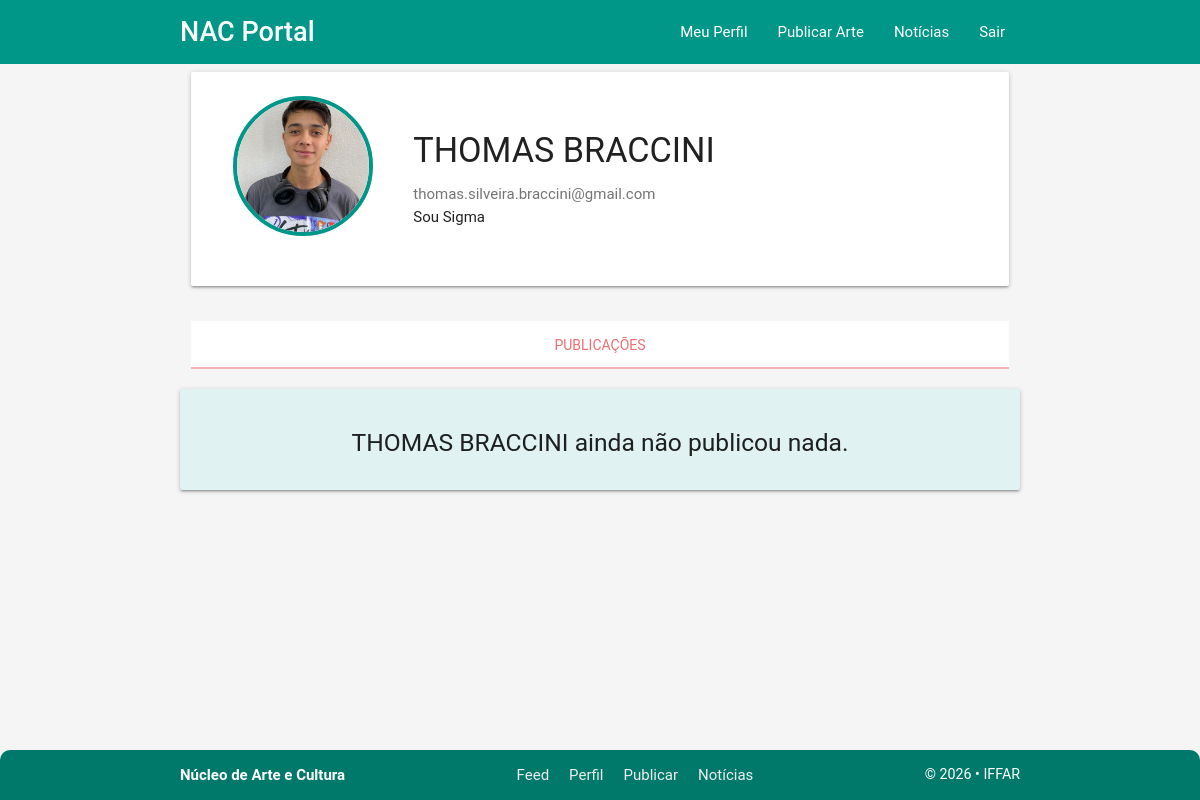
Before: /meu_perfil/usuarios_perfil.php?id=79 with the older database file.
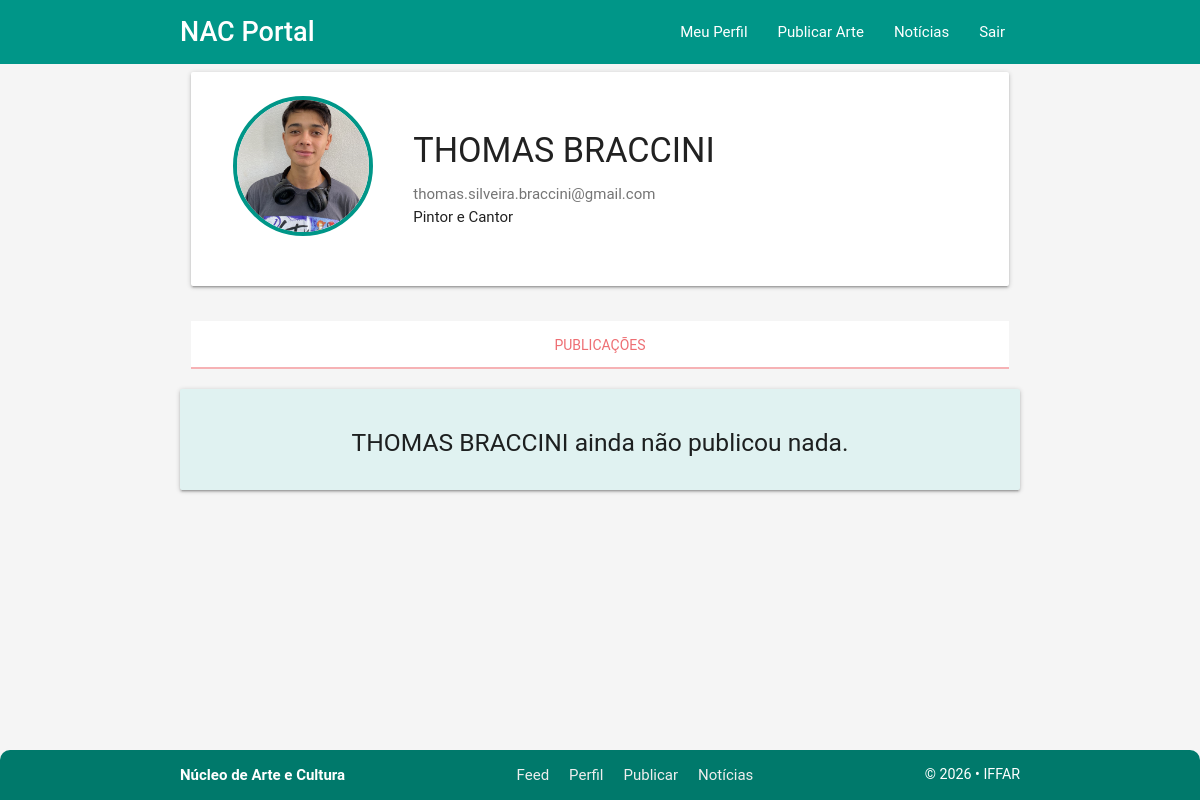
After: the same page with the newer database file.
### tables this page shows
CREATE TABLE IF NOT EXISTS `usuario` (
  `id_usuario` int NOT NULL AUTO_INCREMENT,
  `nome` varchar(150) NOT NULL,
  `email` varchar(255) NOT NULL,
  `senha` varchar(255) NOT NULL,
  `preferencias` text,
  `data_cadastro` datetime DEFAULT CURRENT_TIMESTAMP,
  `deleted_at` datetime DEFAULT NULL,
  `verificado` tinyint(1) DEFAULT '0',
  `codigo_verificacao` varchar(10) DEFAULT NULL,
  `codigo_expira_em` int DEFAULT NULL,
  `token_recuperacao` varchar(32) DEFAULT NULL,
  `token_expira_em` int DEFAULT NULL,
  `foto_perfil` varchar(255) DEFAULT NULL,
  `is_admin` tinyint(1) DEFAULT '0',
  PRIMARY KEY (`id_usuario`),
  UNIQUE KEY `email` (`email`)
);

### meu_perfil/usuarios_perfil.php (the view, shortened to what this page needs)
<?php
require_once "../conexao.php";
$id_alvo = isset($_GET['id']) ? (int)$_GET['id'] : 0;
$sql_usuario = "SELECT nome, email, preferencias, foto_perfil
                FROM usuario
                WHERE id_usuario = $id_alvo
                AND deleted_at IS NULL";
$resultado = mysqli_query($conexao, $sql_usuario);
$usuario = mysqli_fetch_assoc($resultado);
$publicacoes = [];
?>
<!DOCTYPE html>
<html lang="pt-br">
<head>
    <link type="text/css" rel="stylesheet" href="../css/materialize.min.css"/>
    <link type="text/css" rel="stylesheet" href="../css/style_todos.css"/>
</head>
<body>
<?php include_once "../header.php"; ?>
<main class="container">
    <div class="row">
        <div class="col s12">
            <div class="card">
                <div class="card-content">
                    <div class="row valign-wrapper">
                        <div class="col s12 m3 center">
                            <?php
                            $foto = $usuario['foto_perfil'];
                            $caminho = $foto ? "../" . $foto : "../imagens/avatar_padrao.png";
                            ?>
                            <img src="<?= $caminho ?>"
                                alt="Foto de <?= $usuario['nome'] ?>"
                                class="circle responsive-img"
                                style="width: 140px; height: 140px; object-fit: cover; border: 4px solid #009688;">
                        </div>
                        <div class="col s12 m9">
                            <h4><?= $usuario['nome'] ?></h4>
                            <p class="grey-text text-darken-1"><?= $usuario['email'] ?></p>
                            <?php if (!empty($usuario['preferencias'])): ?>
                                <p><?= nl2br($usuario['preferencias']) ?></p>
                            <?php endif; ?>
                        </div>
                    </div>
                </div>
            </div>
        </div>
    </div>
    <div class="row">
        <div class="col s12 center">
            <ul class="tabs tabs-fixed-width">
                <li class="tab col s6">
                    <a class="active" href="#minhas">Publicações</a>
                </li>
            </ul>
        </div>
    </div>
    <div id="minhas" class="col s12">
        <?php if (empty($publicacoes)): ?>
            <div class="card-panel center teal lighten-5">
                <h5><?= $usuario['nome'] ?> ainda não publicou nada.</h5>
            </div>
        <?php endif; ?>
    </div>
</main>
<?php include_once "../footer.php";  ?>
</body>
</html>

Changed rows visible on the page:
changed usuario "THOMAS BRACCINI": preferencias "Sou Sigma" → "Pintor e Cantor"
